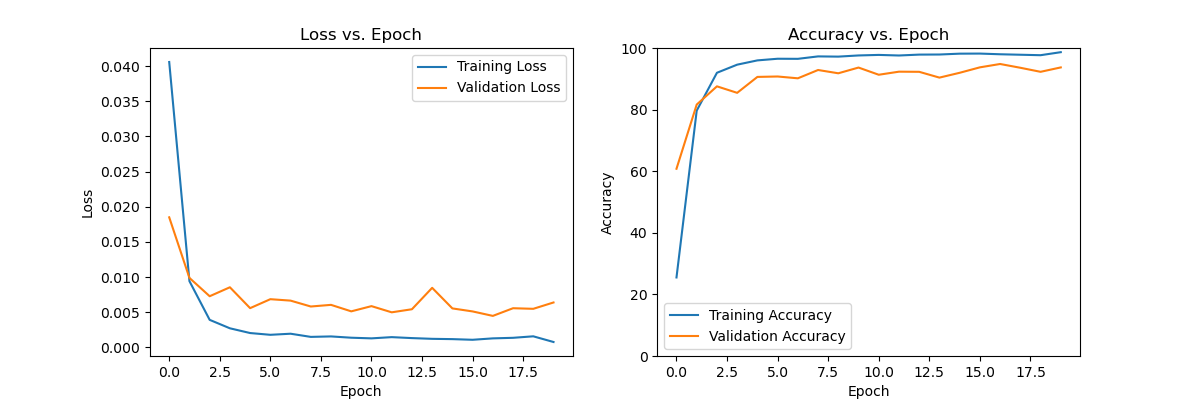

Reproduce this figure in Python.
import torch
import torchvision.transforms as transforms
import torch.optim as optim
import matplotlib.pyplot as plt
import torch.nn as nn
import gc

from torch.utils.data import Dataset, DataLoader
from torchvision.datasets import ImageFolder
from sklearn.metrics import confusion_matrix


import random
import numpy as np

import time

import os
os.environ["KMP_DUPLICATE_LIB_OK"]="TRUE"



# Set seed = 0 for random, numpy, and torch
seed = 0
random.seed(seed)
np.random.seed(seed)
torch.manual_seed(seed)
if torch.cuda.is_available():
    torch.cuda.manual_seed_all(seed)
torch.backends.cudnn.deterministic = True
torch.backends.cudnn.benchmark = False




# pickle載入
import pickle
training_file = "traffic-signs-data/train.p"
validation_file = "traffic-signs-data/valid.p"
testing_file = "traffic-signs-data/test.p"
with open(training_file, mode='rb') as f:
    train = pickle.load(f)
with open(validation_file, mode='rb') as f:
    valid = pickle.load(f)
with open(testing_file, mode='rb') as f:
    test = pickle.load(f)

x_train, y_train = train['features'], train['labels']
x_valid, y_valid = valid['features'], valid['labels']
x_test, y_test = test['features'], test['labels']

print("x_train shape:", x_train.shape)
print("y_train shape:", y_train.shape)
print("x_valid shape:", x_valid.shape)
print("y_valid shape:", y_valid.shape)
print("x_test shape:", x_test.shape)
print("y_test shape:", y_test.shape)

# 定義資料集
class TrafficSignsDataset(Dataset):
    def __init__(self, images, labels, transform=None):
        self.images = images
        self.labels = labels
        self.classes = np.unique(labels)
        self.transform = transform

    def __len__(self):
        return len(self.images)

    def __getitem__(self, idx):
        image = self.images[idx]
        label = self.labels[idx]
        if self.transform:
            image = self.transform(image)
        return image, label

# 定義轉換
transform = transforms.Compose([
    transforms.ToPILImage(),
    transforms.Resize((224, 224)),
    transforms.ToTensor(),
    transforms.Normalize((0.5, 0.5, 0.5), (0.5, 0.5, 0.5))
])



# batch大小
batch_size = 64



"""
資料集設定
"""
# train dataset path 
# 建立train資料集並transform格式
train_dataset = TrafficSignsDataset(x_train, y_train, transform=transform)
# 載入dataset並拆分batch
train_loader = DataLoader(train_dataset, batch_size=batch_size, shuffle=True)


# validation dataset path 
# 建立valid資料集並transform格式
valid_dataset = TrafficSignsDataset(x_valid, y_valid, transform=transform)
# 載入dataset並拆分batch
valid_loader = DataLoader(valid_dataset, batch_size=batch_size, shuffle=False)

# test dataset path 
# 建立test資料集並transform格式
test_dataset = TrafficSignsDataset(x_test, y_test, transform=transform)
# 載入dataset並拆分batch
test_loader = DataLoader(test_dataset, batch_size=batch_size, shuffle=False)

num_classes = len(np.unique(y_train))
print(f'Number of unique classes: {num_classes}')

"""
模型輸出檔案
"""
trained_model_name = "Alexnet_v1_baseline.pth"

"""
模型架構 : v1為Alexnet baseline
"""
# 以AlexNet為baseline進行的CustomAlexNetModel
class CustomAlexNetModel(nn.Module):
    def __init__(self):
        super(CustomAlexNetModel, self).__init__()

        self.features = nn.Sequential(
            nn.Conv2d(3, 64, kernel_size=11, stride=4, padding=2),
            nn.ReLU(inplace=True),
            nn.MaxPool2d(kernel_size=3, stride=2),
            nn.Conv2d(64, 192, kernel_size=5, padding=2),
            nn.ReLU(inplace=True),
            nn.MaxPool2d(kernel_size=3, stride=2),
            nn.Conv2d(192, 384, kernel_size=3, padding=1),
            nn.ReLU(inplace=True),
            nn.Conv2d(384, 256, kernel_size=3, padding=1),
            nn.ReLU(inplace=True),
            nn.Conv2d(256, 256, kernel_size=3, padding=1),
            nn.ReLU(inplace=True),
            nn.MaxPool2d(kernel_size=3, stride=2),
        )

        self.avgpool = nn.AdaptiveAvgPool2d((6, 6))
        self.classifier = nn.Sequential(
            nn.Linear(256 * 6 * 6, 2048),
            nn.ReLU(inplace=True),
            nn.Dropout(),
            nn.Linear(2048, 2048),
            nn.ReLU(inplace=True),
            nn.Linear(2048, 43),
        )

    def forward(self, x):
        x = self.features(x)
        x = self.avgpool(x)
        x = torch.flatten(x, 1)
        x = self.classifier(x)
        return x



# 檢查是否有可用的GPU，如果有就將device設置為cuda，否則設置為cpu
device = torch.device("cuda" if torch.cuda.is_available() else "cpu") ## add
print(torch.cuda.is_available()) #是否有可用的CUDA加速

# 架構確認，查看參數設定及大小
import torchsummary
torchsummary.summary(CustomAlexNetModel().to(device), (3, 224,224), batch_size=batch_size)



# 釋放記憶體，避免記憶體已滿導致訓練失敗
torch.cuda.empty_cache()
gc.collect()


"""
模型訓練
"""
epochs = 20  # 訓練epoch次數
training_loss = []
validation_loss = []
training_accuracy = []
validation_accuracy = []
def train_model():       
    model = CustomAlexNetModel() # 使用CustomAlexNetModel模型架構
    model = model.to(device) 

    learning_rate = 0.001  # 初始學習率

    # 建立 Adam Optimizer (優化調整learing rate)
    optimizer = optim.Adam(model.parameters(), lr=learning_rate) 

    
    # 使用交叉熵損失作為loss function
    criterion = nn.CrossEntropyLoss()

    for epoch in range(epochs):

        # 切換至訓練模式
        model.train()

        # 暫存計數器設定與歸零
        running_loss = 0.0 # loss暫存
        running_correct = 0 # 正確個數暫存
        running_total = 0 # 總數暫存

        # batch 訓練循環
        for batch in train_loader:
            
            # 提取 batch 的 資料（inputs 和 labels）
            inputs, labels = batch
            # 將資料（inputs 和 labels）移動到指定的設備上，以加速運算
            inputs, labels = inputs.to(device), labels.to(device)
            # 梯度歸零
            optimizer.zero_grad()
            # 預測 : 向前傳播
            outputs = model(inputs)
            # 計算loss : 交叉熵
            loss = criterion(outputs, labels)  

            # 反向傳播
            loss.backward()

            # 更新模型的參數
            optimizer.step()

            # 結果儲存
            _, predicted = torch.max(outputs.data, 1) # 預測結果
            running_correct += (predicted == labels).sum().item() # 預測正確者加入
            running_total += labels.size(0) # 更新epoch的training資料累計筆數 (根據此batch大小)
            running_loss += loss.item() #更新目前的epoch train loss sum

        # 計算並儲存epoch training 平均 loss
        training_loss.append(running_loss / running_total) 

        # 計算並儲存 epoch training 正確率
        training_accuracy.append(100 * running_correct / running_total)


        # 切換至驗證模式
        model.eval()

        # 暫存計數器設定與歸零
        running_loss = 0.0 # loss暫存
        running_correct = 0 # 正確個數暫存
        running_total = 0 # 總數暫存

        with torch.no_grad(): # 禁用梯度運算(不需要進行反向傳播)

            # batch 驗證循環
            for batch in valid_loader:

                # 提取 batch 的 資料（inputs 和 labels）
                inputs, labels = batch
                # 將資料（inputs 和 labels）移動到指定的設備上，以加速運算
                inputs, labels = inputs.to(device), labels.to(device)
                # 預測 : 向前傳播
                outputs = model(inputs)                                        
                # 計算loss : 交叉熵
                loss = criterion(outputs, labels)  


                # 結果儲存
                _, predicted = torch.max(outputs.data, 1) # 預測結果
                running_correct += (predicted == labels).sum().item() # 預測正確者加入
                running_total += labels.size(0) # 更新epoch的validation資料累計筆數 (根據此batch大小)
                running_loss += loss.item()  #更新目前的epoch valid loss sum
            
            # 計算並儲存 epoch valid 平均 loss
            validation_loss.append(running_loss / running_total)  

            # 計算並儲存 epoch training 正確率
            validation_accuracy.append(100 * running_correct / running_total)
        
        # print 此epoch訓練/驗證結果
        print(f'Epoch [{epoch}/{epochs-1}] - '
            f'Training Loss: {training_loss[-1]:.4f}, '
            f'Training Accuracy: {training_accuracy[-1]:.2f}%, '
            f'Validation Loss: {validation_loss[-1]:.4f}, '
            f'Validation Accuracy: {validation_accuracy[-1]:.2f}%') 


    # 儲存Model
    torch.save(model.state_dict(),"./model/"+trained_model_name)    



    # Test 階段
    running_loss = 0.0
    running_correct = 0
    running_total = 0
    inference_time = 0

    # 混淆矩陣陣列(預測結果紀錄與正確label)
    all_predictions = []
    all_labels = []

    for batch in test_loader:

        # 提取 batch 的 資料（inputs 和 labels）
        inputs, labels = batch
        # 將資料（inputs 和 labels）移動到指定的設備上，以加速運算
        inputs, labels = inputs.to(device), labels.to(device)

        start_time = time.time()
        # 預測 : 向前傳播
        outputs = model(inputs)                                
        end_time = time.time()
        
        # 計算loss : 交叉熵
        loss = criterion(outputs, labels)  


        # 結果儲存
        _, predicted = torch.max(outputs.data, 1) # 預測結果
        running_correct += (predicted == labels).sum().item() # 預測正確者加入
        running_total += labels.size(0) # 更新epoch的validation資料累計筆數 (根據此batch大小)
        running_loss += loss.item()  #更新目前的epoch valid loss sum

        # extend 類別分類結果 至 混淆矩陣陣列
        all_predictions.extend(predicted.cpu().numpy())
        all_labels.extend(labels.cpu().numpy())
        
        # 計算並顯示推論時間
        inference_time += end_time - start_time
    

    print(f'Single image inference time: {inference_time/running_total:.6f} seconds')


    # print 測試結果
    print("Test loss:",running_loss / running_total) # 計算平均loss
    print("Test accuracy:",100 * running_correct / running_total) # 計算正確率
    
    
    # 建立混淆矩陣
    conf_matrix = confusion_matrix(all_labels, all_predictions)

    # 繪製混淆矩陣
    classes = [
        "Speed limit (20km/h)", "Speed limit (30km/h)", "Speed limit (50km/h)", "Speed limit (60km/h)",
        "Speed limit (70km/h)", "Speed limit (80km/h)", "End of speed limit (80km/h)", "Speed limit (100km/h)",
        "Speed limit (120km/h)", "No passing", "No passing for vehicles over 3.5 metric tons",
        "Right-of-way at the next intersection", "Priority road", "Yield", "Stop", "No vehicles",
        "Vehicles over 3.5 metric tons prohibited", "No entry", "General caution", "Dangerous curve to the left",
        "Dangerous curve to the right", "Double curve", "Bumpy road", "Slippery road", "Road narrows on the right",
        "Road work", "Traffic signals", "Pedestrians", "Children crossing", "Bicycles crossing", "Beware of ice/snow",
        "Wild animals crossing", "End of all speed and passing limits", "Turn right ahead", "Turn left ahead",
        "Ahead only", "Go straight or right", "Go straight or left", "Keep right", "Keep left",
        "Roundabout mandatory", "End of no passing", "End of no passing by vehicles over 3.5 metric tons"
    ]

    import seaborn as sns

    plt.figure(figsize=(12, 8))
    sns.heatmap(conf_matrix,cmap="Blues", xticklabels=classes, yticklabels=classes)
    plt.title('Confusion Matrix')
    plt.xlabel('Predicted Label')
    plt.ylabel('True Label')
    plt.xticks(rotation=45, ha="right")
    plt.yticks(rotation=0)
    plt.show()


    # 繪製各epoch的Accuaracy/Loss圖片
    # 繪製Loss曲線
    plt.figure(figsize=(12, 4))
    plt.subplot(1, 2, 1)
    plt.plot(training_loss, label='Training Loss')
    plt.plot(validation_loss, label='Validation Loss')
    plt.legend()
    plt.title('Loss vs. Epoch')
    plt.xlabel('Epoch')
    plt.ylabel('Loss')

    # 繪製Accuracy曲線
    plt.subplot(1, 2, 2)
    plt.plot(training_accuracy, label='Training Accuracy')
    plt.plot(validation_accuracy, label='Validation Accuracy')
    plt.legend()
    plt.title('Accuracy vs. Epoch')
    plt.xlabel('Epoch')
    plt.ylabel('Accuracy')
    plt.ylim(0, 100)  # 將 y 軸範圍設置為 0 到 100
    plt.show()

train_model()
